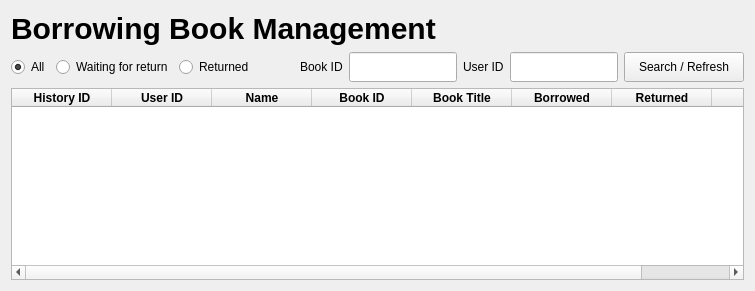
      <widget class="QWidget" name="BorrowingManagement">
       <layout class="QVBoxLayout" name="verticalLayout_10">
        <item>
         <widget class="QLabel" name="label_4">
          <property name="sizePolicy">
           <sizepolicy hsizetype="Preferred" vsizetype="Fixed">
            <horstretch>0</horstretch>
            <verstretch>0</verstretch>
           </sizepolicy>
          </property>
          <property name="styleSheet">
           <string notr="true">font-size: 30px; font-weight: 600;</string>
          </property>
          <property name="text">
           <string>Borrowing Book Management</string>
          </property>
         </widget>
        </item>
        <item>
         <layout class="QVBoxLayout" name="verticalLayout_16">
          <item>
           <layout class="QHBoxLayout" name="horizontalLayout_6">
            <item>
             <widget class="QRadioButton" name="radioButtonBWMGMT_All">
              <property name="text">
               <string>All</string>
              </property>
              <property name="checked">
               <bool>true</bool>
              </property>
             </widget>
            </item>
            <item>
             <widget class="QRadioButton" name="radioButtonBWMGMT_WaitReturn">
              <property name="text">
               <string>Waiting for return</string>
              </property>
             </widget>
            </item>
            <item>
             <widget class="QRadioButton" name="radioButtonBWMGMT_Returned">
              <property name="text">
               <string>Returned</string>
              </property>
             </widget>
            </item>
            <item>
             <spacer name="horizontalSpacer_17">
              <property name="orientation">
               <enum>Qt::Horizontal</enum>
              </property>
              <property name="sizeHint" stdset="0">
               <size>
                <width>40</width>
                <height>20</height>
               </size>
              </property>
             </spacer>
            </item>
            <item>
             <widget class="QLabel" name="label_20">
              <property name="text">
               <string>Book ID</string>
              </property>
             </widget>
            </item>
            <item>
             <widget class="QLineEdit" name="lineEditBWMGMT_BookID">
              <property name="minimumSize">
               <size>
                <width>0</width>
                <height>30</height>
               </size>
              </property>
              <property name="maximumSize">
               <size>
                <width>300</width>
                <height>30</height>
               </size>
              </property>
             </widget>
            </item>
            <item>
             <widget class="QLabel" name="label_22">
              <property name="text">
               <string>User ID</string>
              </property>
             </widget>
            </item>
            <item>
             <widget class="QLineEdit" name="lineEditBWMGMT_UserID">
              <property name="minimumSize">
               <size>
                <width>0</width>
                <height>30</height>
               </size>
              </property>
              <property name="maximumSize">
               <size>
                <width>300</width>
                <height>30</height>
               </size>
              </property>
             </widget>
            </item>
            <item>
             <widget class="QPushButton" name="pushButtonBWMGMT_Refresh">
              <property name="minimumSize">
               <size>
                <width>120</width>
                <height>30</height>
               </size>
              </property>
              <property name="maximumSize">
               <size>
                <width>120</width>
                <height>30</height>
               </size>
              </property>
              <property name="text">
               <string>Search / Refresh</string>
              </property>
             </widget>
            </item>
           </layout>
          </item>
          <item>
           <widget class="QTableWidget" name="tableWidgetBWMGMT">
            <column>
             <property name="text">
              <string>History ID</string>
             </property>
             <property name="font">
              <font>
               <bold>true</bold>
              </font>
             </property>
            </column>
            <column>
             <property name="text">
              <string>User ID</string>
             </property>
             <property name="font">
              <font>
               <bold>true</bold>
              </font>
             </property>
            </column>
            <column>
             <property name="text">
              <string>Name</string>
             </property>
             <property name="font">
              <font>
               <bold>true</bold>
              </font>
             </property>
            </column>
            <column>
             <property name="text">
              <string>Book ID</string>
             </property>
             <property name="font">
              <font>
               <bold>true</bold>
              </font>
             </property>
            </column>
            <column>
             <property name="text">
              <string>Book Title</string>
             </property>
             <property name="font">
              <font>
               <bold>true</bold>
              </font>
             </property>
            </column>
            <column>
             <property name="text">
              <string>Borrowed</string>
             </property>
             <property name="font">
              <font>
               <bold>true</bold>
              </font>
             </property>
            </column>
            <column>
             <property name="text">
              <string>Returned</string>
             </property>
             <property name="font">
              <font>
               <bold>true</bold>
              </font>
             </property>
            </column>
            <column>
             <property name="text">
              <string>Status</string>
             </property>
             <property name="font">
              <font>
               <bold>true</bold>
              </font>
             </property>
            </column>
           </widget>
          </item>
         </layout>
        </item>
       </layout>
      </widget>
